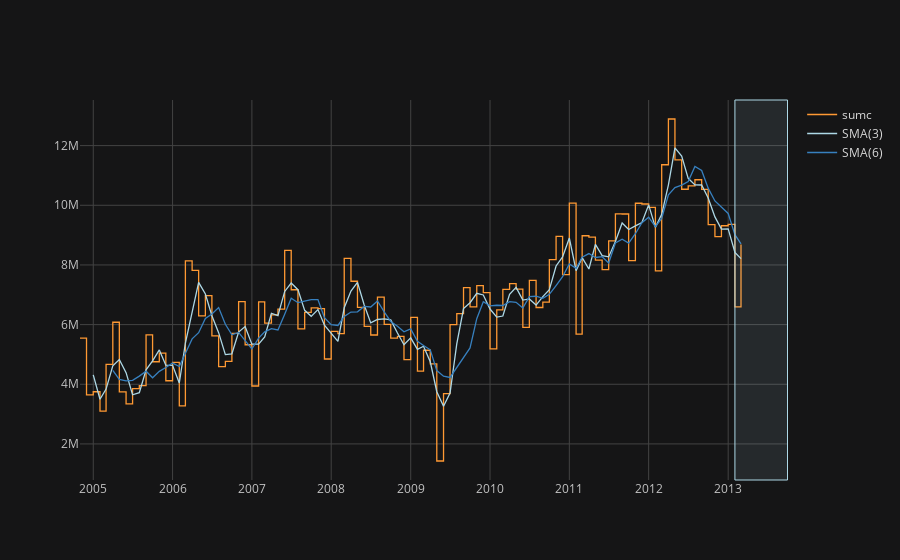

The notebook cell saved with this chart:
### Code cell
data['sumc']=data['SUM_YR_1']+data['SUM_YR_2']
adc = data.groupby('months').sumc.sum().sort_index()
adc.index = pd.to_datetime(adc.index)
adc.sort_index().ta_plot(
    title='adc',
    study='sma', periods=[3, 6], study_colors=['lightblue', 'blue'], 
    interpolation='hv', theme='solar',
    vspan={'x0':'2013-02', 'x1':'2013-10', 'color':'lightblue', 'fill':True, 'opacity':.1}
    )
